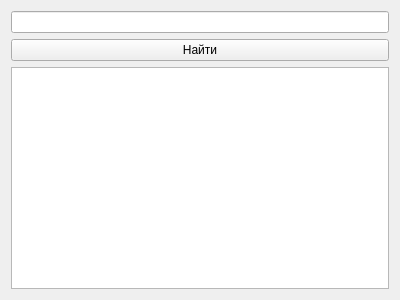
<?xml version="1.0" encoding="UTF-8"?>
<ui version="4.0">
 <class>Widget</class>
 <widget class="QWidget" name="Widget">
  <property name="geometry">
   <rect>
    <x>0</x>
    <y>0</y>
    <width>400</width>
    <height>300</height>
   </rect>
  </property>
  <property name="windowTitle">
   <string>Widget</string>
  </property>
  <layout class="QGridLayout" name="gridLayout">
   <item row="0" column="0">
    <widget class="QLineEdit" name="string_for_edit"/>
   </item>
   <item row="1" column="0">
    <widget class="QPushButton" name="Search_button">
     <property name="text">
      <string>Найти</string>
     </property>
    </widget>
   </item>
   <item row="2" column="0">
    <widget class="QTextEdit" name="result_list"/>
   </item>
  </layout>
 </widget>
 <layoutdefault spacing="6" margin="11"/>
 <resources/>
 <connections/>
</ui>
